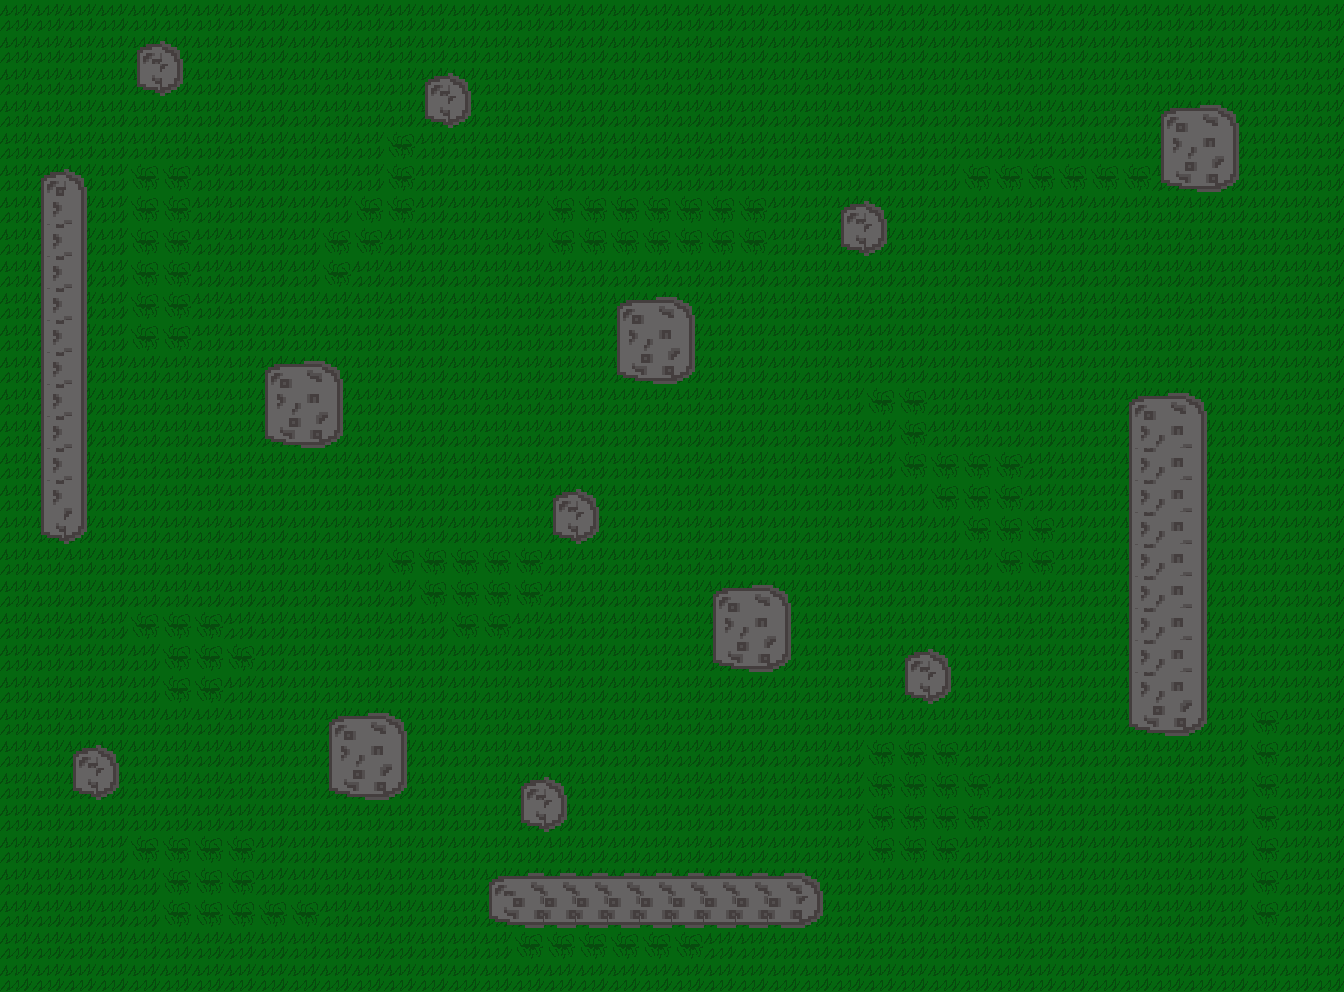

Rendered tile map (Tiled .tmx) drawn with the repository's tilesets; below, a short description and the full map source, tile grids included:
An orthogonal 42x31 tile map with 32x32 px tiles, 2 tile layers (Tile Layer 1, Tile Layer 2), 2 tilesets.

<map version="1.0" tiledversion="1.1.6" orientation="orthogonal" renderorder="right-down" width="42" height="31" tilewidth="32" tileheight="32" infinite="0" nextobjectid="1">
 <tileset firstgid="1" name="Grass" tilewidth="32" tileheight="32" tilecount="2" columns="2">
  <image source="../Downloads/Grass.png" width="64" height="32" />
 </tileset>
 <tileset firstgid="3" name="Rock" tilewidth="32" tileheight="32" tilecount="9" columns="3">
  <image source="../Downloads/Rock.png" width="96" height="96" />
 </tileset>
 <layer name="Tile Layer 1" width="42" height="31">
  <data encoding="csv">
1,1,1,1,1,1,1,1,1,1,1,1,1,1,1,1,1,1,1,1,1,1,1,1,1,1,1,1,1,1,1,1,1,1,1,1,1,1,1,1,1,1,
1,1,1,1,1,1,1,1,1,1,1,1,1,1,1,1,1,1,1,1,1,1,1,1,1,1,1,1,1,1,1,1,1,1,1,1,1,1,1,1,1,1,
1,1,1,1,1,1,1,1,1,1,1,1,1,1,1,1,1,1,1,1,1,1,1,1,1,1,1,1,1,1,1,1,1,1,1,1,1,1,1,1,1,1,
1,1,1,1,1,1,1,1,1,1,1,1,1,1,1,1,1,1,1,1,1,1,1,1,1,1,1,1,1,1,1,1,1,1,1,1,1,1,1,1,1,1,
1,1,1,1,1,1,1,1,1,1,1,1,2,1,1,1,1,1,1,1,1,1,1,1,1,1,1,1,1,1,1,1,1,1,1,1,1,1,1,1,1,1,
1,1,1,1,2,2,1,1,1,1,1,1,2,1,1,1,1,1,1,1,1,1,1,1,1,1,1,1,1,1,2,2,2,2,2,2,1,1,1,1,1,1,
1,1,1,1,2,2,1,1,1,1,1,2,2,1,1,1,1,2,2,2,2,2,2,2,1,1,1,1,1,1,1,1,1,1,1,1,1,1,1,1,1,1,
1,1,1,1,2,2,1,1,1,1,2,2,1,1,1,1,1,2,2,2,2,2,2,2,1,1,1,1,1,1,1,1,1,1,1,1,1,1,1,1,1,1,
1,1,1,1,2,2,1,1,1,1,2,1,1,1,1,1,1,1,1,1,1,1,1,1,1,1,1,1,1,1,1,1,1,1,1,1,1,1,1,1,1,1,
1,1,1,1,2,2,1,1,1,1,1,1,1,1,1,1,1,1,1,1,1,1,1,1,1,1,1,1,1,1,1,1,1,1,1,1,1,1,1,1,1,1,
1,1,1,1,2,2,1,1,1,1,1,1,1,1,1,1,1,1,1,1,1,1,1,1,1,1,1,1,1,1,1,1,1,1,1,1,1,1,1,1,1,1,
1,1,1,1,1,1,1,1,1,1,1,1,1,1,1,1,1,1,1,1,1,1,1,1,1,1,1,1,1,1,1,1,1,1,1,1,1,1,1,1,1,1,
1,1,1,1,1,1,1,1,1,1,1,1,1,1,1,1,1,1,1,1,1,1,1,1,1,1,1,2,2,1,1,1,1,1,1,1,1,1,1,1,1,1,
1,1,1,1,1,1,1,1,1,1,1,1,1,1,1,1,1,1,1,1,1,1,1,1,1,1,1,1,2,1,1,1,1,1,1,1,1,1,1,1,1,1,
1,1,1,1,1,1,1,1,1,1,1,1,1,1,1,1,1,1,1,1,1,1,1,1,1,1,1,1,2,2,2,2,1,1,1,1,1,1,1,1,1,1,
1,1,1,1,1,1,1,1,1,1,1,1,1,1,1,1,1,1,1,1,1,1,1,1,1,1,1,1,1,2,2,2,1,1,1,1,1,1,1,1,1,1,
1,1,1,1,1,1,1,1,1,1,1,1,1,1,1,1,1,1,1,1,1,1,1,1,1,1,1,1,1,1,2,2,2,1,1,1,1,1,1,1,1,1,
1,1,1,1,1,1,1,1,1,1,1,1,2,2,2,2,2,1,1,1,1,1,1,1,1,1,1,1,1,1,1,2,2,1,1,1,1,1,1,1,1,1,
1,1,1,1,1,1,1,1,1,1,1,1,1,2,2,2,2,1,1,1,1,1,1,1,1,1,1,1,1,1,1,1,1,1,1,1,1,1,1,1,1,1,
1,1,1,1,2,2,2,1,1,1,1,1,1,1,2,2,1,1,1,1,1,1,1,1,1,1,1,1,1,1,1,1,1,1,1,1,1,1,1,1,1,1,
1,1,1,1,1,2,2,2,1,1,1,1,1,1,1,1,1,1,1,1,1,1,1,1,1,1,1,1,1,1,1,1,1,1,1,1,1,1,1,1,1,1,
1,1,1,1,1,2,2,1,1,1,1,1,1,1,1,1,1,1,1,1,1,1,1,1,1,1,1,1,1,1,1,1,1,1,1,1,1,1,1,1,1,1,
1,1,1,1,1,1,1,1,1,1,1,1,1,1,1,1,1,1,1,1,1,1,1,1,1,1,1,1,1,1,1,1,1,1,1,1,1,1,1,2,1,1,
1,1,1,1,1,1,1,1,1,1,1,1,1,1,1,1,1,1,1,1,1,1,1,1,1,1,1,2,2,2,1,1,1,1,1,1,1,1,1,2,1,1,
1,1,1,1,1,1,1,1,1,1,1,1,1,1,1,1,1,1,1,1,1,1,1,1,1,1,1,2,2,2,2,1,1,1,1,1,1,1,1,2,1,1,
1,1,1,1,1,1,1,1,1,1,1,1,1,1,1,1,1,1,1,1,1,1,1,1,1,1,1,2,2,2,2,1,1,1,1,1,1,1,1,2,1,1,
1,1,1,1,2,2,2,2,1,1,1,1,1,1,1,1,1,1,1,1,1,1,1,1,1,1,1,2,2,2,1,1,1,1,1,1,1,1,1,2,1,1,
1,1,1,1,1,2,2,2,1,1,1,1,1,1,1,1,1,1,1,1,1,1,1,1,1,1,1,1,1,1,1,1,1,1,1,1,1,1,1,2,1,1,
1,1,1,1,1,2,2,2,2,2,1,1,1,1,1,1,1,1,1,1,1,1,1,1,1,1,1,1,1,1,1,1,1,1,1,1,1,1,1,2,1,1,
1,1,1,1,1,1,1,1,1,1,1,1,1,1,1,1,2,2,2,2,2,2,1,1,1,1,1,1,1,1,1,1,1,1,1,1,1,1,1,1,1,1,
1,1,1,1,1,1,1,1,1,1,1,1,1,1,1,1,1,1,1,1,1,1,1,1,1,1,1,1,1,1,1,1,1,1,1,1,1,1,1,1,1,1
</data>
 </layer>
 <layer name="Tile Layer 2" width="42" height="31">
  <data encoding="csv">
0,0,0,0,0,0,0,0,0,0,0,0,0,0,0,0,0,0,0,0,0,0,0,0,0,0,0,0,0,0,0,0,0,0,0,0,0,0,0,0,0,0,
0,0,0,0,3,5,0,0,0,0,0,0,0,0,0,0,0,0,0,0,0,0,0,0,0,0,0,0,0,0,0,0,0,0,0,0,0,0,0,0,0,0,
0,0,0,0,9,11,0,0,0,0,0,0,0,3,5,0,0,0,0,0,0,0,0,0,0,0,0,0,0,0,0,0,0,0,0,0,0,0,0,0,0,0,
0,0,0,0,0,0,0,0,0,0,0,0,0,9,11,0,0,0,0,0,0,0,0,0,0,0,0,0,0,0,0,0,0,0,0,0,3,4,5,0,0,0,
0,0,0,0,0,0,0,0,0,0,0,0,0,0,0,0,0,0,0,0,0,0,0,0,0,0,0,0,0,0,0,0,0,0,0,0,6,7,8,0,0,0,
0,3,5,0,0,0,0,0,0,0,0,0,0,0,0,0,0,0,0,0,0,0,0,0,0,0,0,0,0,0,0,0,0,0,0,0,9,10,11,0,0,0,
0,6,8,0,0,0,0,0,0,0,0,0,0,0,0,0,0,0,0,0,0,0,0,0,0,0,3,5,0,0,0,0,0,0,0,0,0,0,0,0,0,0,
0,6,8,0,0,0,0,0,0,0,0,0,0,0,0,0,0,0,0,0,0,0,0,0,0,0,9,11,0,0,0,0,0,0,0,0,0,0,0,0,0,0,
0,6,8,0,0,0,0,0,0,0,0,0,0,0,0,0,0,0,0,0,0,0,0,0,0,0,0,0,0,0,0,0,0,0,0,0,0,0,0,0,0,0,
0,6,8,0,0,0,0,0,0,0,0,0,0,0,0,0,0,0,0,3,4,5,0,0,0,0,0,0,0,0,0,0,0,0,0,0,0,0,0,0,0,0,
0,6,8,0,0,0,0,0,0,0,0,0,0,0,0,0,0,0,0,6,7,8,0,0,0,0,0,0,0,0,0,0,0,0,0,0,0,0,0,0,0,0,
0,6,8,0,0,0,0,0,3,4,5,0,0,0,0,0,0,0,0,9,10,11,0,0,0,0,0,0,0,0,0,0,0,0,0,0,0,0,0,0,0,0,
0,6,8,0,0,0,0,0,6,7,8,0,0,0,0,0,0,0,0,0,0,0,0,0,0,0,0,0,0,0,0,0,0,0,0,3,4,5,0,0,0,0,
0,6,8,0,0,0,0,0,9,10,11,0,0,0,0,0,0,0,0,0,0,0,0,0,0,0,0,0,0,0,0,0,0,0,0,6,7,8,0,0,0,0,
0,6,8,0,0,0,0,0,0,0,0,0,0,0,0,0,0,0,0,0,0,0,0,0,0,0,0,0,0,0,0,0,0,0,0,6,7,8,0,0,0,0,
0,6,8,0,0,0,0,0,0,0,0,0,0,0,0,0,0,3,5,0,0,0,0,0,0,0,0,0,0,0,0,0,0,0,0,6,7,8,0,0,0,0,
0,9,11,0,0,0,0,0,0,0,0,0,0,0,0,0,0,9,11,0,0,0,0,0,0,0,0,0,0,0,0,0,0,0,0,6,7,8,0,0,0,0,
0,0,0,0,0,0,0,0,0,0,0,0,0,0,0,0,0,0,0,0,0,0,0,0,0,0,0,0,0,0,0,0,0,0,0,6,7,8,0,0,0,0,
0,0,0,0,0,0,0,0,0,0,0,0,0,0,0,0,0,0,0,0,0,0,3,4,5,0,0,0,0,0,0,0,0,0,0,6,7,8,0,0,0,0,
0,0,0,0,0,0,0,0,0,0,0,0,0,0,0,0,0,0,0,0,0,0,6,7,8,0,0,0,0,0,0,0,0,0,0,6,7,8,0,0,0,0,
0,0,0,0,0,0,0,0,0,0,0,0,0,0,0,0,0,0,0,0,0,0,9,10,11,0,0,0,3,5,0,0,0,0,0,6,7,8,0,0,0,0,
0,0,0,0,0,0,0,0,0,0,0,0,0,0,0,0,0,0,0,0,0,0,0,0,0,0,0,0,9,11,0,0,0,0,0,6,7,8,0,0,0,0,
0,0,0,0,0,0,0,0,0,0,3,4,5,0,0,0,0,0,0,0,0,0,0,0,0,0,0,0,0,0,0,0,0,0,0,9,10,11,0,0,0,0,
0,0,3,5,0,0,0,0,0,0,6,7,8,0,0,0,0,0,0,0,0,0,0,0,0,0,0,0,0,0,0,0,0,0,0,0,0,0,0,0,0,0,
0,0,9,11,0,0,0,0,0,0,9,10,11,0,0,0,3,5,0,0,0,0,0,0,0,0,0,0,0,0,0,0,0,0,0,0,0,0,0,0,0,0,
0,0,0,0,0,0,0,0,0,0,0,0,0,0,0,0,9,11,0,0,0,0,0,0,0,0,0,0,0,0,0,0,0,0,0,0,0,0,0,0,0,0,
0,0,0,0,0,0,0,0,0,0,0,0,0,0,0,0,0,0,0,0,0,0,0,0,0,0,0,0,0,0,0,0,0,0,0,0,0,0,0,0,0,0,
0,0,0,0,0,0,0,0,0,0,0,0,0,0,0,3,4,4,4,4,4,4,4,4,4,5,0,0,0,0,0,0,0,0,0,0,0,0,0,0,0,0,
0,0,0,0,0,0,0,0,0,0,0,0,0,0,0,9,10,10,10,10,10,10,10,10,10,11,0,0,0,0,0,0,0,0,0,0,0,0,0,0,0,0,
0,0,0,0,0,0,0,0,0,0,0,0,0,0,0,0,0,0,0,0,0,0,0,0,0,0,0,0,0,0,0,0,0,0,0,0,0,0,0,0,0,0,
0,0,0,0,0,0,0,0,0,0,0,0,0,0,0,0,0,0,0,0,0,0,0,0,0,0,0,0,0,0,0,0,0,0,0,0,0,0,0,0,0,0
</data>
 </layer>
</map>